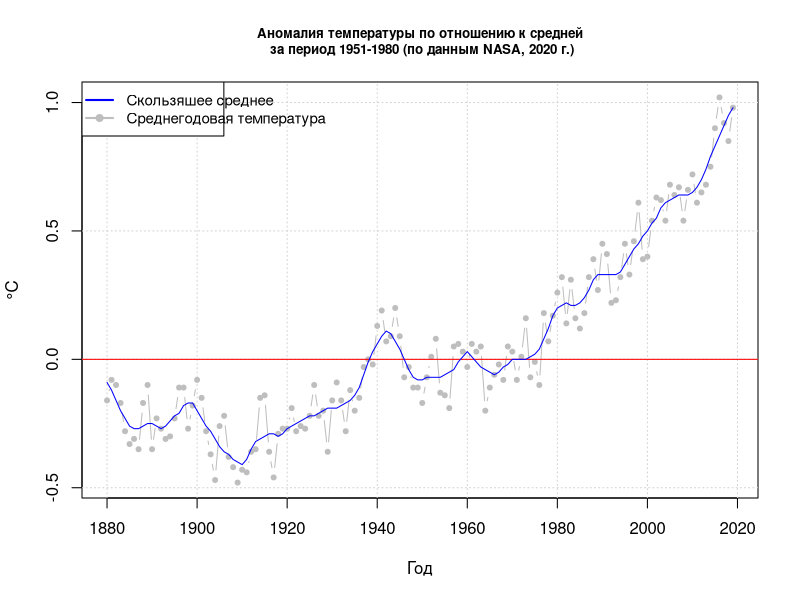
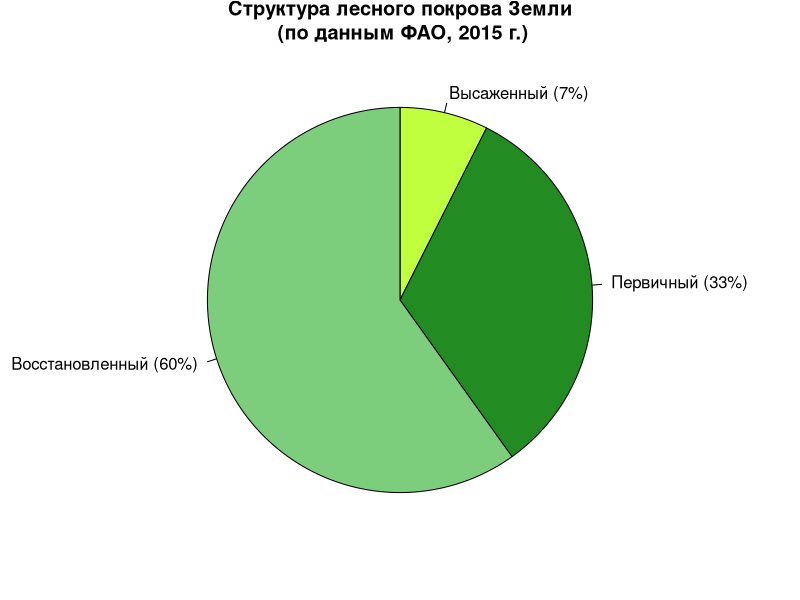
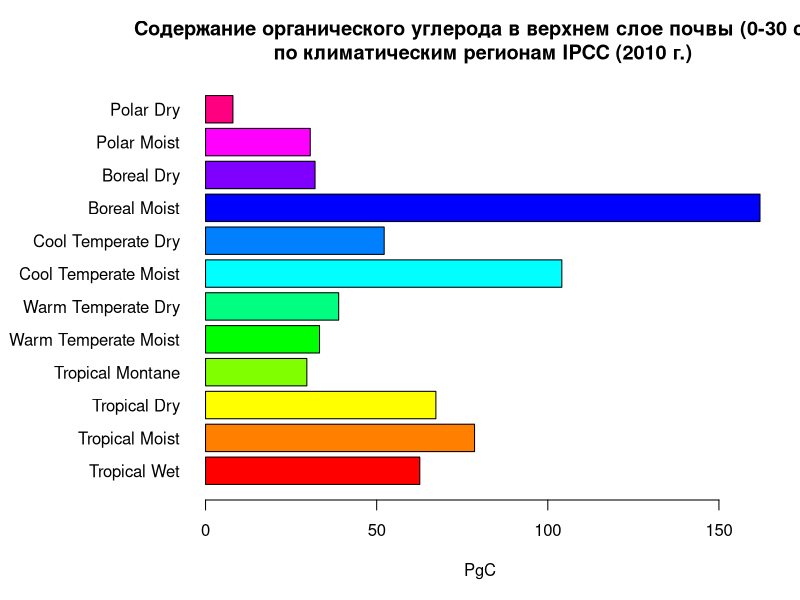
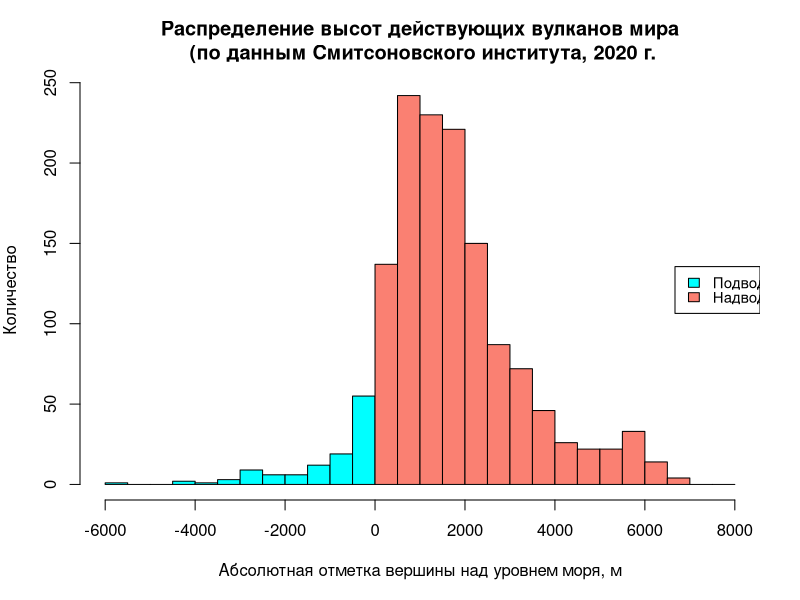

These charts were generated, in order, by the following R code:
library(tidyverse)
library(readxl)
library(RColorBrewer)

temp <- read_table2('graph.txt', skip = 5, col_names = c('year', 'no_smooth', 'lowess'))

plot(temp$year, temp$no_smooth, 
     main = list('Аномалия температуры по отношению к средней\n за период 1951-1980 (по данным NASA, 2020 г.)', cex = 0.8),
     xlab = 'Год',
     ylab = '°С',
     col = 'grey',
     type = 'c') 
grid() 
points(temp$year, temp$no_smooth,
       pch = 20,
       col = 'grey')
abline(h = 0, col = 'red') 
lines(temp$year, temp$lowess, col = 'blue')

text <- c('Скользяшее среднее', 'Среднегодовая температура')
legend('topleft', text,
       col = c('blue', 'grey'),
       lwd = c(2, 2),
       text.width = strwidth(text)[1]/1.8,
       pch = c(NA, 20),
       cex = 0.9,
       pt.cex = 1.2)

#----------------------------------------------------------------------------------

trees <- read.csv('fao_treecover_extent__ha.csv') %>% 
  select(c(-1, -2, -6, -7)) %>% 
  sapply(sum, na.rm = T) %>% 
  as_tibble() %>% 
  mutate(name = c('Высаженный', 'Первичный', 'Восстановленный'), .before = 1)

par(mar = c(2, 2, 2, 2))
names2 <- paste(trees$name, ' (', round((100* trees$value / sum(trees$value)), 0), '%)', sep = '')
pie(trees$value, names2,
    clockwise = T,
    main = "Структура лесного покрова Земли\n (по данным ФАО, 2015 г.)",
    col = c('olivedrab1', 'forestgreen', 'palegreen3'))

#-----------------------------------------------------------------------------------

soil <- read_xlsx('PgC.xlsx', skip = 1)[3:14,] %>% 
  rename(name = `...1`, Tier = `Tier 1`) 
soil <- tibble(soil$name, as.data.frame(lapply(soil[, 2:6], as.numeric))) %>% 
  rename(name = `soil$name`)

par(mar = c(5, 10, 4, 2))
barplot(soil$Topsoil, names.arg = soil$name, 
        horiz = T,
        las = 1,
        main = 'Содержание органического углерода в верхнем слое почвы (0-30 см)\n по климатическим регионам IPCC (2010 г.)',
        xlab = 'PgC',
        col = rainbow(length(soil$name)))

#-----------------------------------------------------------------------------------

volcano <- read_xlsx('GVP_Volcano_List_Holocene.xlsx', skip = 1)
par(mar = c(5, 4, 4, 2))

my_hist <- hist(volcano$`Elevation (m)`,
     breaks = seq(-6000, 8000, 500),
     plot = F)

my_color <- ifelse(my_hist$breaks < 0, 'cyan', 'salmon')
plot(my_hist, col = my_color,      xlim = c(-6000, 8000),
     main = 'Распределение высот действующих вулканов мира\n (по данным Смитсоновского института, 2020 г.',
     xlab = 'Абсолютная отметка вершины над уровнем моря, м',
     ylab = 'Количество')

text1 <- c('Подводные', 'Надводные')
legend('right', text1,
       fill = c('cyan', 'salmon'),
       cex = 0.9,
       y.intersp = 0.8,
       text.width = strwidth(text1)[1]/2.2)
